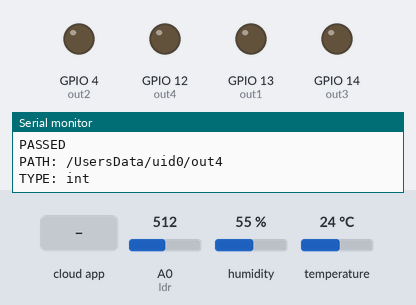
Bench run of a sketch on a simulated ESP8266 (NodeMCU). Shown: output pins drawn as LEDs (lit = HIGH), the last lines printed to the serial monitor. The test bench sets the inputs (shaded band); at power-on: A0 (ldr) = 512, humidity 55 %, temperature 24 °C. WiFi joins after 1.5 s; servers stay silent unless stated; the Firebase database answers and starts empty.

Above: at 3.8 s.
3.9 s: the phone or cloud app sets out1 to 1
At 6.7 s:
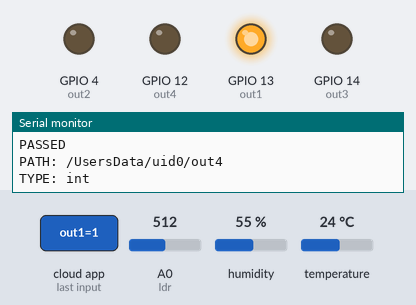
7.0 s: the phone or cloud app sets out2 to 1
At 8.5 s:
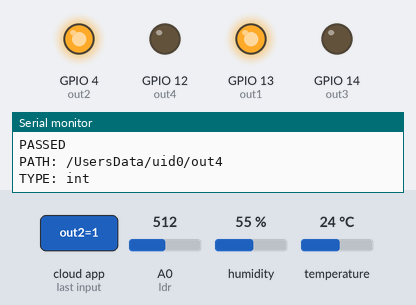
9.1 s: the phone or cloud app sets out3 to 1
At 10.2 s:
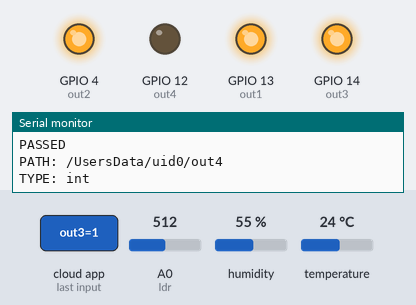
11.2 s: the phone or cloud app sets out4 to 1
At 12.9 s:
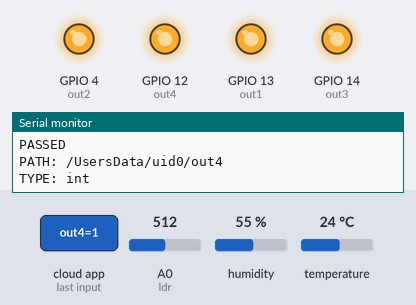
13.2 s: the phone or cloud app sets out1 to 0
At 14.8 s:
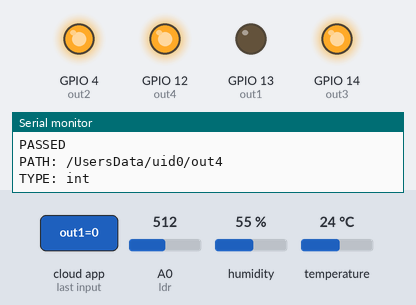
15.3 s: the phone or cloud app sets out2 to 0
At 16.5 s:
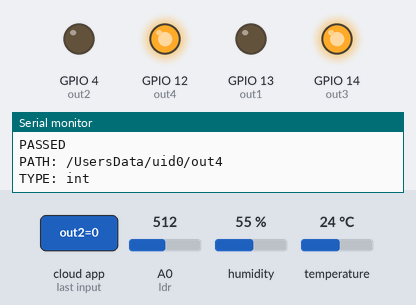
Timing chart, 0 to 18.3 s (numbered marks = the images above; inputs shaded):
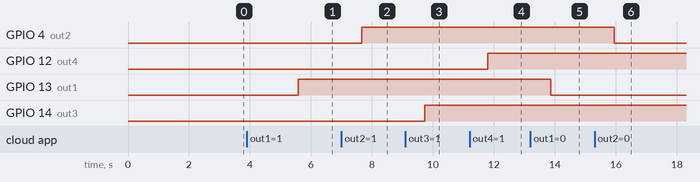

Measured:
- after the input at 3.9 s, GPIO 13 (out1): LOW → HIGH after 1.7 s
- after the input at 7.0 s, GPIO 4 (out2): LOW → HIGH after 0.66 s
- after the input at 9.1 s, GPIO 14 (out3): LOW → HIGH after 0.63 s
- after the input at 11.2 s, GPIO 12 (out4): LOW → HIGH after 0.60 s
- after the input at 13.2 s, GPIO 13 (out1): HIGH → LOW after 0.67 s
- after the input at 15.3 s, GPIO 4 (out2): HIGH → LOW after 0.64 s

The sketch:

HomeAutomation.ino
```cpp
#include <Arduino.h>
#include <ESP8266WiFi.h>
#include <Firebase_ESP_Client.h>
#include <Wire.h>
#include "DHT.h"

// Provide the token generation process info.
#include "addons/TokenHelper.h"
// Provide the RTDB payload printing info and other helper functions.
#include "addons/RTDBHelper.h"

#define DHTPIN 5
#define WIFI_SSID "WIFI_SSID"
#define WIFI_PASSWORD "WIFI_PASSWORD"

// Insert Firebase project API Key
#define API_KEY "FIREBASE_API_KEY"

// Insert Authorized Email and Corresponding Password
#define USER_EMAIL "FIREBASE_EMAIL"
#define USER_PASSWORD "FIREBASE_PASSWORD"

// Insert RTDB URL define the RTDB URL
#define DATABASE_URL "FIREBASE_RTDB_URL"

DHT dht(DHTPIN,DHT22);
// Define Firebase objects
FirebaseData fbdo;
FirebaseAuth auth;
FirebaseConfig config;

int out1 = 13;
int out2 = 4;
int out3 = 14;
int out4 = 12;
int ldr = A0;

// Variable to save USER UID
String uid;

// Variables to save database paths
String databasePath;
String out1Path;
String out2Path;
String out3Path;
String out4Path;
String ldrPath;
String humPath;
String tempPath;
//Sensor Values
float temperature;
float humidity;
int ldrValue;
//Relays values
int out1Value;
int out2Value;
int out3Value;
int out4Value;

// Initialize WiFi
void initWiFi() {
  WiFi.begin(WIFI_SSID, WIFI_PASSWORD);
  Serial.print("Connecting to WiFi ..");
  while (WiFi.status() != WL_CONNECTED) {
    Serial.print('.');
    delay(1000);
  }
  Serial.println(WiFi.localIP());
  Serial.println();
}

// Write float values to the database
void sendFloat(String path, float value){
  if (Firebase.RTDB.setFloat(&fbdo, path.c_str(), value)){
    Serial.print("Writing value: ");
    Serial.print (value);
    Serial.print(" on the following path: ");
    Serial.println(path);
    Serial.println("PASSED");
    Serial.println("PATH: " + fbdo.dataPath());
    Serial.println("TYPE: " + fbdo.dataType());
  }
  else {
    Serial.println("FAILED");
    Serial.println("REASON: " + fbdo.errorReason());
  }
}

//Get Int value from database
int getInt(String Path){
  if (Firebase.ready()){
      if(Firebase.RTDB.getInt(&fbdo, Path)){
        if(fbdo.dataType() == "int"){
          Serial.print("Read Value: ");
          Serial.println(fbdo.intData());
          return fbdo.intData();
        }
    }
}
}
//Set Relay status with Firebase Database
void relayStatus(){
  out1Value = getInt(out1Path);
  out2Value = getInt(out2Path);
  out3Value = getInt(out3Path);
  out4Value = getInt(out4Path);
  if(out1Value == 1){
    digitalWrite(out1,HIGH);
  }
  else{
    digitalWrite(out1,LOW);
  }
  if(out2Value == 1){
    digitalWrite(out2,HIGH);
  }
  else{
    digitalWrite(out2,LOW);
  }
  if(out3Value == 1){
    digitalWrite(out3,HIGH);
  }
  else{
    digitalWrite(out3,LOW);
  }
  if(out4Value == 1){
    digitalWrite(out4,HIGH);
  }
  else{
    digitalWrite(out4,LOW);
  }

}

void setup(){
  Serial.begin(115200);
  pinMode(out1, OUTPUT);
  pinMode(out2, OUTPUT);
  pinMode(out3, OUTPUT);
  pinMode(out4, OUTPUT);
  pinMode(ldr, INPUT);
  dht.begin();
  initWiFi();

  // Assign the api key (required)
  config.api_key = API_KEY;

  // Assign the user sign in credentials
  auth.user.email = USER_EMAIL;
  auth.user.password = USER_PASSWORD;

  // Assign the RTDB URL (required)
  config.database_url = DATABASE_URL;

  Firebase.reconnectWiFi(true);
  fbdo.setResponseSize(4096);

  // Assign the callback function for the long running token generation task */
  config.token_status_callback = tokenStatusCallback; //see addons/TokenHelper.h

  // Assign the maximum retry of token generation
  config.max_token_generation_retry = 5;

  // Initialize the library with the Firebase authen and config
  Firebase.begin(&config, &auth);

  // Getting the user UID might take a few seconds
  Serial.println("Getting User UID");
  while ((auth.token.uid) == "") {
    Serial.print('.');
    delay(1000);
  }
  // Print user UID
  uid = auth.token.uid.c_str();
  Serial.print("User UID: ");
  Serial.println(uid);

  // Update database path
  databasePath = "/UsersData/" + uid;
  out1Path = databasePath + "/out1";
  out2Path = databasePath + "/out2";
  out3Path = databasePath + "/out3";
  out4Path = databasePath + "/out4";
  humPath = databasePath + "/humidity";
  tempPath = databasePath + "/temperature";
  ldrPath = databasePath + "/ldr";
  relayStatus();

}
//For operational executions
void operational(){
  humidity = dht.readHumidity();
  temperature = dht.readTemperature();

  if (isnan(temperature) || isnan(humidity)){
    Serial.println("Failed to read from dht sensor !!!");
    return;
  }
    // Send readings to database:
  else if ( !isnan(temperature) && !isnan(humidity)){
    sendFloat(humPath, humidity);
    sendFloat(tempPath, temperature);
  }
  relayStatus();
  ldrValue = analogRead(ldr); //Read LDR value
  sendFloat(ldrPath,ldrValue); // Write LDR value to firebase
    delay(1000);

}
void loop(){
  if (WiFi.status() == WL_CONNECTED) {//If WiFi connected continue proccess
    operational();
  }
  else{//If WiFi is not connect try to connect WiFi
    initWiFi();
  }
}
```
